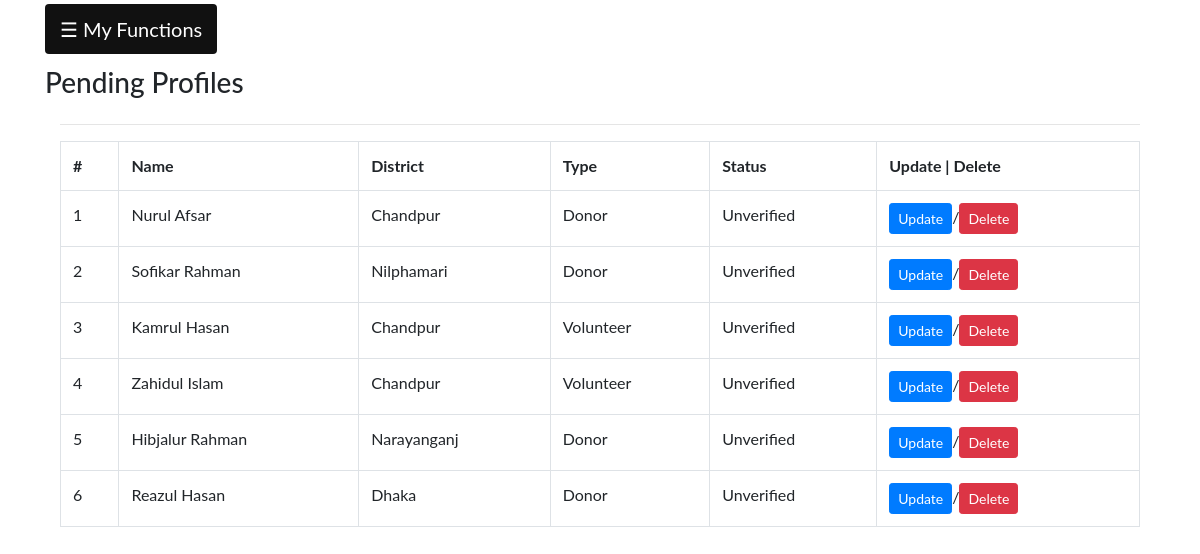
The page /staff/pending/ (signed in) on the database as committed earlier.
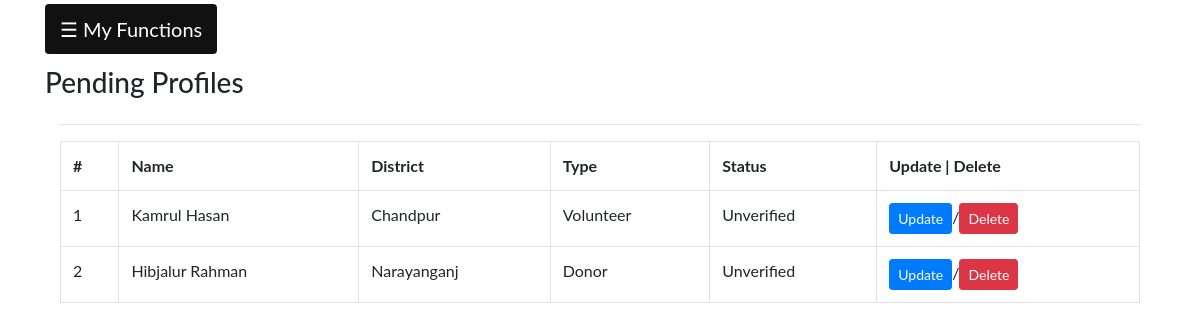
The same page on the database as committed later.
### Accounts/models.py (models this page shows, shortened)
class Profile(models.Model):
    profile = models.OneToOneField(User,on_delete=models.CASCADE,related_name='profile')
    uType = (
        (1,'Donor'),
        (2,'Volunteer'),
        (3,'Staff')
    )
    userType = models.IntegerField(choices=uType)
    phoneNo = models.CharField(max_length=15)
    nationalId = models.CharField(max_length=20)
    divison = models.ForeignKey(Division,on_delete=models.CASCADE)
    district = models.ForeignKey(District,on_delete=models.CASCADE)
    address = models.TextField(max_length=200)
    profile_pic = models.ImageField(upload_to = 'profile',blank=True)
    verified = models.BooleanField(default=False)
    signupTime = models.DateTimeField(auto_now_add=True)
    updateTime = models.DateTimeField(auto_now=True)

class District(models.Model):
    name = models.CharField(max_length=50)
    def __str__(self):
        return f"{self.name}"

### AppStaff/views.py (the view)
# urls.py: path('pending/',views.pendingProfile,name='pendingProfile'),
@login_required
def pendingProfile(request):
    if(request.user.is_staff):
        profiles = Profile.objects.filter(verified = False)
        diction = {'title':'Pending Profiles','profiles':profiles}
        return render(request,'Staff/pendingProfile.html',context=diction)
    else:
        return HttpResponseRedirect(reverse('accounts:userProfile'))

### templates/Staff/pendingProfile.html (shortened to what this page needs)
{% extends 'Staff/staff.html' %}
{% load crispy_forms_tags %}
{% block staffblock %}
<div class="row">
  <h3>{{title}}</h3>
</div>
{% if not update %}
<hr>
<div class="row">
  <div class="col-12">
    <table class="table table-bordered">
      <tr>
        <th>#</th>
        <th>Name</th>
        <th>District</th>
        <th>Type</th>
        <th>Status</th>
        <th>Update | Delete </th>
      </tr>
      {% for profile in profiles %}
      <tr>
        <td>{{forloop.counter}}</td>
        <td>{{profile.profile.first_name}} {{profile.profile.last_name}} </td>
        <td>{{profile.district}}</td>
        {% if profile.userType == 1 %}
        <td>Donor</td>
        {% else %}
        <td>Volunteer</td>
        {% endif %}
        {% if profile.verified %}
        <td>Verified</td>
        {% else %}
        <td>Unverified</td>
        {% endif %}
        <td><a href="{% url 'appStaff:updateProfile' pk=profile.pk %}" class="btn btn-primary btn-sm">Update</a>/<a
            href="{% url 'appStaff:deleteProfile' pk=profile.pk %}" class="btn btn-danger btn-sm">Delete</a></td>
      </tr>
      {% endfor %}
    </table>
  </div>
</div>
{% endif %}
{% endblock %}

Rows that differ between the two databases and show on the page:
no longer on this page (row edited): Profile: profile.first_name "Nurul", profile.last_name "Afsar", district "Chandpur", userType "Donor", verified "Unverified"
no longer on this page (row edited): Profile: profile.first_name "Sofikar", profile.last_name "Rahman", district "Nilphamari", userType "Donor", verified "Unverified"
removed Profile: profile.first_name "Zahidul", profile.last_name "Islam", district "Chandpur", userType "Volunteer", verified "Unverified"
no longer on this page (row edited): Profile: profile.first_name "Reazul", profile.last_name "Hasan", district "Dhaka", userType "Donor", verified "Unverified"
